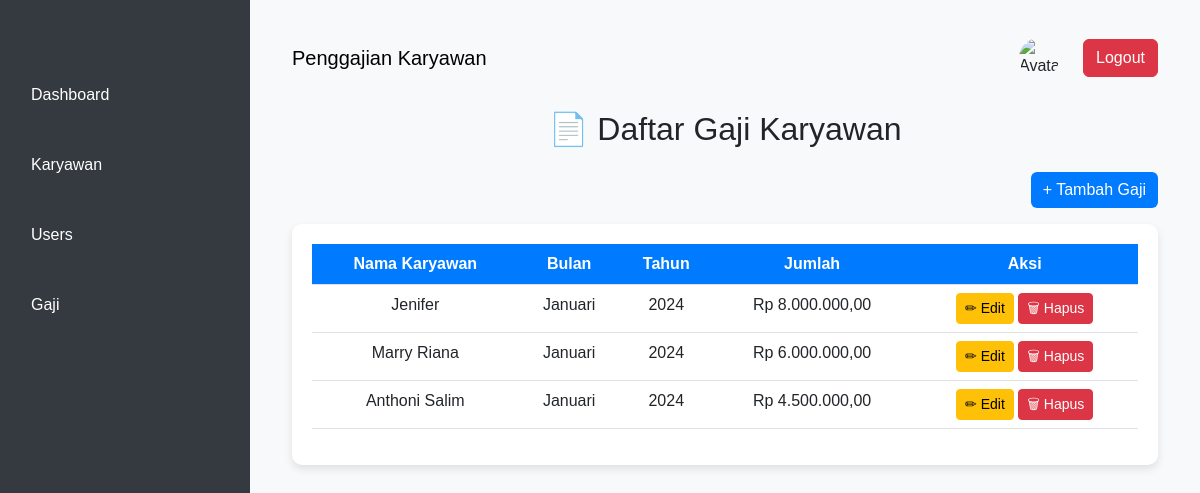
The app's page /pages/gaji.php with its own data.
### tables this page shows
CREATE TABLE gaji (
    id INT AUTO_INCREMENT PRIMARY KEY,
    karyawan_id INT,
    bulan VARCHAR(20),
    tahun INT,
    jumlah DECIMAL(10,2),
    FOREIGN KEY (karyawan_id) REFERENCES karyawan(id) ON DELETE CASCADE
);

CREATE TABLE karyawan (
    id INT AUTO_INCREMENT PRIMARY KEY,
    nama VARCHAR(100),
    jabatan VARCHAR(100),
    gaji DECIMAL(10,2),
    user_id INT,
    FOREIGN KEY (user_id) REFERENCES users(id) ON DELETE CASCADE
);

### pages/gaji.php (the view, shortened to what this page needs)
<?php
include("../config/conn.php");
$query = "SELECT gaji.id, karyawan.nama, gaji.bulan, gaji.tahun, gaji.jumlah
          FROM gaji
          JOIN karyawan ON gaji.karyawan_id = karyawan.id";
$result = mysqli_query($koneksi, $query);
?>
<!DOCTYPE html>
<html lang="id">
<head>
    <link rel="stylesheet" href="https://cdn.jsdelivr.net/npm/bootstrap@5.3.0/dist/css/bootstrap.min.css">
</head>
<body>
    <?php include('../components/sidebar.php'); ?>
    <div class="main-content">
        <?php include('../components/header.php'); ?>
        <div class="container mt-4">
            <h2 class="text-center mb-4">📄 Daftar Gaji Karyawan</h2>
            <div class="d-flex justify-content-end mb-3">
                <a href="add_gaji.php" class="btn btn-primary">+ Tambah Gaji</a>
            </div>
            <div class="table-container">
                <table class="table table-hover text-center">
                    <thead>
                        <tr>
                            <th>Nama Karyawan</th>
                            <th>Bulan</th>
                            <th>Tahun</th>
                            <th>Jumlah</th>
                            <th>Aksi</th>
                        </tr>
                    </thead>
                    <tbody>
                        <?php while ($row = mysqli_fetch_assoc($result)) { ?>
                            <tr>
                                <td><?= $row['nama'] ?></td>
                                <td><?= $row['bulan'] ?></td>
                                <td><?= $row['tahun'] ?></td>
                                <td>Rp <?= number_format($row['jumlah'], 2, ',', '.') ?></td>
                                <td>
                                    <a href="edit_gaji.php?id=<?= $row['id'] ?>" class="btn btn-warning btn-sm">✏ Edit</a>
                                    <a href="delete_gaji.php?id=<?= $row['id'] ?>" class="btn btn-danger btn-sm"
                                        onclick="return confirm('Yakin ingin menghapus?')">🗑 Hapus</a>
                                </td>
                            </tr>
                        <?php } ?>
                    </tbody>
                </table>
            </div>
        </div>
    </div>
</body>
</html>

### components/sidebar.php (shortened to what this page needs)
<div id="sidebar" class="sidebar show">
    <ul class="list-group">
        <li class="list-group-item"><a href="dashboard.php">Dashboard</a></li>
        <li class="list-group-item"><a href="karyawan.php">Karyawan</a></li>
        <li class="list-group-item"><a href="users.php">Users</a></li>
        <li class="list-group-item"><a href="gaji.php">Gaji</a></li>
    </ul>
</div>

### components/header.php (shortened to what this page needs)
<?php
$avatar = $_SESSION['user']['gambar'] ?? "https://cdn-icons-png.flaticon.com/512/219/219983.png";
?>
<nav class="navbar navbar-expand-lg navbar-light bg-light">
    <div class="container-fluid">
        <span class="navbar-brand">Penggajian Karyawan</span>
        <div class="d-flex align-items-center">
            <img src="<?php echo $avatar; ?>" alt="Avatar" class="rounded-circle" width="40" height="40">
            <a href="/penggajian/auth/logout.php" class="btn btn-danger ms-3">Logout</a>
        </div>
    </div>
</nav>

### pages/gaji.php (style rules this page uses)
body { background-color: #f8f9fa; font-family: 'Poppins', sans-serif; }
.main-content { margin-left: 250px; padding: 30px; transition: margin-left 0.3s ease-in-out; }
.table-container { background: white; padding: 20px; border-radius: 10px; box-shadow: 0 4px 8px rgba(0, 0, 0, 0.1); animation: fadeIn 0.5s ease-in-out; }
.table th { background-color: #007bff; color: white; }
.btn-primary { background-color: #007bff; border: none; transition: transform 0.2s ease-in-out; }
.btn-sm { transition: transform 0.2s ease-in-out; }

### components/sidebar.php (style rules this page uses)
.sidebar { width: 250px; height: 100vh; position: fixed; top: 0; left: 0; background-color: #343a40; padding-top: 60px; transition: left 0.3s ease-in-out; z-index: 1000; }
.sidebar a { color: white; text-decoration: none; padding: 15px; display: block; }
.sidebar .list-group-item { background: none; border: none; }
.main-content { transition: margin-left 0.3s ease-in-out; margin-left: 250px; }

### records on screen
gaji: karyawan.nama "Jenifer", bulan "Januari", tahun "2024", jumlah "8.000.000,00"
gaji: karyawan.nama "Marry Riana", bulan "Januari", tahun "2024", jumlah "6.000.000,00"
gaji: karyawan.nama "Anthoni Salim", bulan "Januari", tahun "2024", jumlah "4.500.000,00"
